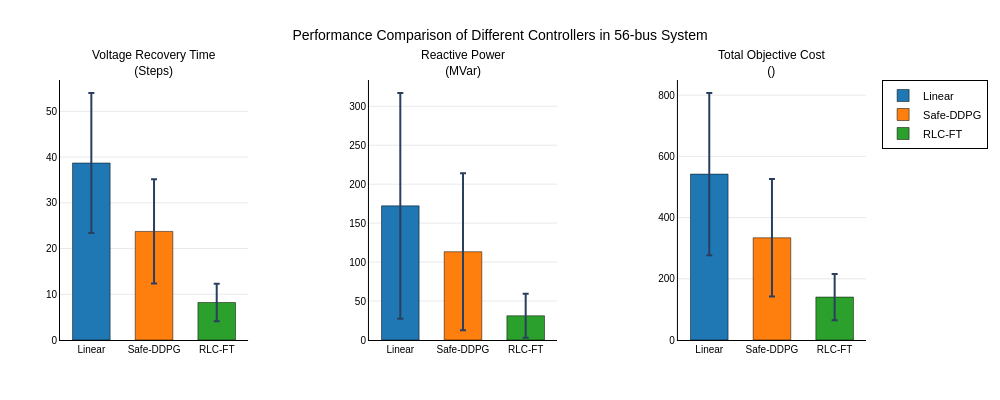

The notebook cell this image was saved under:
### Code cell
import plotly.graph_objects as go
import numpy as np
from plotly.subplots import make_subplots

# 数据
methods = ['Linear', 'Safe-DDPG', 'RLC-FT']
metrics = ['Voltage Recovery Time', 'Reactive Power', 'Total Objective Cost']

# 数据值 (Mean ± Std)
data = {
    'Voltage Recovery Time': {
        'means': [38.69, 23.74, 8.19],
        'stds': [30.62, 22.76, 8.21],
        'unit': 'Steps'
    },
    'Reactive Power': {
        'means': [172.16, 113.28, 31.09],
        'stds': [289.74, 201.52, 56.36],
        'unit': 'MVar'
    },
    'Total Objective Cost': {
        'means': [542.07, 333.97, 140.28],
        'stds': [530.03, 384.29, 151.43],
        'unit': ''
    }
}

# Nature风格的颜色 - 高对比度，色盲友好
colors = ['#1f77b4', '#ff7f0e', '#2ca02c']  # 蓝色、橙色、绿色

# 创建子图
fig = make_subplots(
    rows=1, cols=3,
    subplot_titles=[f"{metric}<br>({data[metric]['unit']})" for metric in metrics],
    horizontal_spacing=0.15
)


# 为每个指标创建分组柱状图
for i, metric in enumerate(metrics):
    means = data[metric]['means']
    stds = data[metric]['stds']
    
    for j, method in enumerate(methods):
        fig.add_trace(
            go.Bar(
                x=[method],
                y=[means[j]],
                error_y=dict(
                    type='data',
                    array=[stds[j]/2],
                    visible=True,
                    thickness=2,
                    width=3
                ),
                name=method,
                marker_color=colors[j],
                marker_line=dict(width=0.5, color='black'),
                showlegend=(i == 0),  # 只在第一个子图显示图例
                width=0.6
            ),
            row=1, col=i+1
        )

# 更新布局以符合Nature风格
fig.update_layout(
    # 整体布局
    width=1000,
    height=400,
    font=dict(
        family="Arial, sans-serif",
        size=12,
        color="black"
    ),
    
    # 背景
    plot_bgcolor='white',
    paper_bgcolor='white',
    
    # 图例
    legend=dict(
        x=1.02,
        y=1,
        xanchor='left',
        yanchor='top',
        bgcolor='rgba(255,255,255,0)',
        bordercolor='black',
        borderwidth=1,
        font=dict(size=11)
    ),
    
    # 标题
    title=dict(
        text="Performance Comparison of Different Controllers in 56-bus System",
        x=0.5,
        xanchor='center',
        font=dict(size=14, color='black')
    ),
    
    # 边距
    margin=dict(l=60, r=120, t=80, b=60)
)

# 更新x轴和y轴
for i in range(1, 4):
    fig.update_xaxes(
        row=1, col=i,
        showgrid=False,
        showline=True,
        linewidth=1,
        linecolor='black',
        tickfont=dict(size=10),
        title_font=dict(size=11)
    )
    
    fig.update_yaxes(
        row=1, col=i,
        showgrid=True,
        gridwidth=0.5,
        gridcolor='lightgray',
        showline=True,
        linewidth=1,
        linecolor='black',
        tickfont=dict(size=10),
        title_font=dict(size=11)
    )

# 更新子图标题格式
for annotation in fig['layout']['annotations']:
    annotation['font'] = dict(size=12, color='black')

# 显示图形
fig.show()

# 如果要保存为高质量图片（适合期刊投稿）
# fig.write_image("performance_comparison.png", width=1000, height=400, scale=3)
# fig.write_image("performance_comparison.pdf", width=1000, height=400)

### Figure 1 — Plotly figure (JSON) as saved in the notebook; plotly's stock layout.template omitted (floating-point values rounded to 4 significant figures)
{"data": [{"error_y": {"array": [15.31], "thickness": 2, "type": "data", "visible": true, "width": 3}, "marker": {"color": "#1f77b4", "line": {"color": "black", "width": 0.5}}, "name": "Linear", "showlegend": true, "type": "bar", "width": 0.6, "x": ["Linear"], "xaxis": "x", "y": [38.69], "yaxis": "y"}, {"error_y": {"array": [11.38], "thickness": 2, "type": "data", "visible": true, "width": 3}, "marker": {"color": "#ff7f0e", "line": {"color": "black", "width": 0.5}}, "name": "Safe-DDPG", "showlegend": true, "type": "bar", "width": 0.6, "x": ["Safe-DDPG"], "xaxis": "x", "y": [23.74], "yaxis": "y"}, {"error_y": {"array": [4.105], "thickness": 2, "type": "data", "visible": true, "width": 3}, "marker": {"color": "#2ca02c", "line": {"color": "black", "width": 0.5}}, "name": "RLC-FT", "showlegend": true, "type": "bar", "width": 0.6, "x": ["RLC-FT"], "xaxis": "x", "y": [8.19], "yaxis": "y"}, {"error_y": {"array": [144.9], "thickness": 2, "type": "data", "visible": true, "width": 3}, "marker": {"color": "#1f77b4", "line": {"color": "black", "width": 0.5}}, "name": "Linear", "showlegend": false, "type": "bar", "width": 0.6, "x": ["Linear"], "xaxis": "x2", "y": [172.2], "yaxis": "y2"}, {"error_y": {"array": [100.8], "thickness": 2, "type": "data", "visible": true, "width": 3}, "marker": {"color": "#ff7f0e", "line": {"color": "black", "width": 0.5}}, "name": "Safe-DDPG", "showlegend": false, "type": "bar", "width": 0.6, "x": ["Safe-DDPG"], "xaxis": "x2", "y": [113.3], "yaxis": "y2"}, {"error_y": {"array": [28.18], "thickness": 2, "type": "data", "visible": true, "width": 3}, "marker": {"color": "#2ca02c", "line": {"color": "black", "width": 0.5}}, "name": "RLC-FT", "showlegend": false, "type": "bar", "width": 0.6, "x": ["RLC-FT"], "xaxis": "x2", "y": [31.09], "yaxis": "y2"}, {"error_y": {"array": [265.0], "thickness": 2, "type": "data", "visible": true, "width": 3}, "marker": {"color": "#1f77b4", "line": {"color": "black", "width": 0.5}}, "name": "Linear", "showlegend": false, "type": "bar", "width": 0.6, "x": ["Linear"], "xaxis": "x3", "y": [542.1], "yaxis": "y3"}, {"error_y": {"array": [192.1], "thickness": 2, "type": "data", "visible": true, "width": 3}, "marker": {"color": "#ff7f0e", "line": {"color": "black", "width": 0.5}}, "name": "Safe-DDPG", "showlegend": false, "type": "bar", "width": 0.6, "x": ["Safe-DDPG"], "xaxis": "x3", "y": [334.0], "yaxis": "y3"}, {"error_y": {"array": [75.72], "thickness": 2, "type": "data", "visible": true, "width": 3}, "marker": {"color": "#2ca02c", "line": {"color": "black", "width": 0.5}}, "name": "RLC-FT", "showlegend": false, "type": "bar", "width": 0.6, "x": ["RLC-FT"], "xaxis": "x3", "y": [140.3], "yaxis": "y3"}], "layout": {"annotations": [{"font": {"color": "black", "size": 12}, "showarrow": false, "text": "Voltage Recovery Time<br>(Steps)", "x": 0.1167, "xanchor": "center", "xref": "paper", "y": 1, "yanchor": "bottom", "yref": "paper"}, {"font": {"color": "black", "size": 12}, "showarrow": false, "text": "Reactive Power<br>(MVar)", "x": 0.5, "xanchor": "center", "xref": "paper", "y": 1, "yanchor": "bottom", "yref": "paper"}, {"font": {"color": "black", "size": 12}, "showarrow": false, "text": "Total Objective Cost<br>()", "x": 0.8833, "xanchor": "center", "xref": "paper", "y": 1, "yanchor": "bottom", "yref": "paper"}], "font": {"color": "black", "family": "Arial, sans-serif", "size": 12}, "height": 400, "legend": {"bgcolor": "rgba(255,255,255,0)", "bordercolor": "black", "borderwidth": 1, "font": {"size": 11}, "x": 1.02, "xanchor": "left", "y": 1, "yanchor": "top"}, "margin": {"b": 60, "l": 60, "r": 120, "t": 80}, "paper_bgcolor": "white", "plot_bgcolor": "white", "title": {"font": {"color": "black", "size": 14}, "text": "Performance Comparison of Different Controllers in 56-bus System", "x": 0.5, "xanchor": "center"}, "width": 1000, "xaxis": {"anchor": "y", "domain": [0, 0.2333], "linecolor": "black", "linewidth": 1, "showgrid": false, "showline": true, "tickfont": {"size": 10}, "title": {"font": {"size": 11}}}, "xaxis2": {"anchor": "y2", "domain": [0.3833, 0.6167], "linecolor": "black", "linewidth": 1, "showgrid": false, "showline": true, "tickfont": {"size": 10}, "title": {"font": {"size": 11}}}, "xaxis3": {"anchor": "y3", "domain": [0.7667, 1.0], "linecolor": "black", "linewidth": 1, "showgrid": false, "showline": true, "tickfont": {"size": 10}, "title": {"font": {"size": 11}}}, "yaxis": {"anchor": "x", "domain": [0, 1], "gridcolor": "lightgray", "gridwidth": 0.5, "linecolor": "black", "linewidth": 1, "showgrid": true, "showline": true, "tickfont": {"size": 10}, "title": {"font": {"size": 11}}}, "yaxis2": {"anchor": "x2", "domain": [0, 1], "gridcolor": "lightgray", "gridwidth": 0.5, "linecolor": "black", "linewidth": 1, "showgrid": true, "showline": true, "tickfont": {"size": 10}, "title": {"font": {"size": 11}}}, "yaxis3": {"anchor": "x3", "domain": [0, 1], "gridcolor": "lightgray", "gridwidth": 0.5, "linecolor": "black", "linewidth": 1, "showgrid": true, "showline": true, "tickfont": {"size": 10}, "title": {"font": {"size": 11}}}}}
